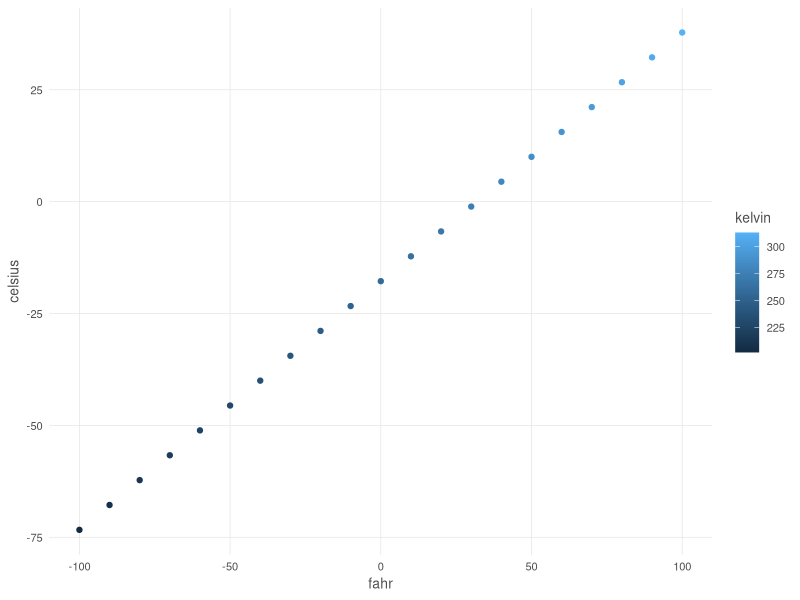

The R script that drew this image:
library(ggplot2)

airtemps <- c(212, 30.3, 78, 32)
celsius1 <- (airtemps[1]-32) * 5/9
celsius2 <- (airtemps[2]-32) * 5/9
celsius3 <- (airtemps[3]-32) * 5/9


#' Title
#'
#' @param airtemps temperatures in fahrenheit
#'
#' @return temperatures in celsius 
#' @export
#'
#' @examples
fahr_to_celsius <- function(airtemps) {
  celsius <- (airtemps-32) * 5/9

    return(celsius)
}

celsius4 <- fahr_to_celsius(airtemps[1])
celsius4

#make a vector of celsius values 
celsius <- fahr_to_celsius(airtemps)

#function to convert C to F
celsius_to_fahr <- function(airtemps){
  fahr <- airtemps*(9/5) + 32
  
  return(fahr)
}

celsius_to_fahr(celsius)

##do it with tidyverse
library(magrittr)
celsius %>% celsius_to_fahr(.)


convert_temps <- function(fahr){
  celsius <- (fahr - 32) * 5/9
  kelvin <- celsius + 275.15
  
  return(list(fahr = fahr, celsius = celsius, kelvin = kelvin))
}

temps_df <- data.frame(convert_temps(seq(-100,100,10)))
temps_df



##making a customizable theme for ggplots 
custom_theme <- function(base_size = 9) {
  ggplot2::theme(
    axis.ticks       = ggplot2::element_blank(),
    text             = ggplot2::element_text(family = 'Helvetica', color = 'gray30', size = base_size),
    plot.title       = ggplot2::element_text(size = ggplot2::rel(1.25), hjust = 0.5, face = 'bold'),
    panel.background = ggplot2::element_blank(),
    legend.position  = 'right',
    panel.border     = ggplot2::element_blank(),
    panel.grid.minor = ggplot2::element_blank(),
    panel.grid.major = ggplot2::element_line(colour = 'grey90', size = .25),
    legend.key       = ggplot2::element_rect(colour = NA, fill = NA),
    axis.line        = ggplot2::element_blank()
  )
}

ggplot(temps_df, mapping=aes(x=fahr, y=celsius, color=kelvin)) +
  geom_point() +
  custom_theme(10)

